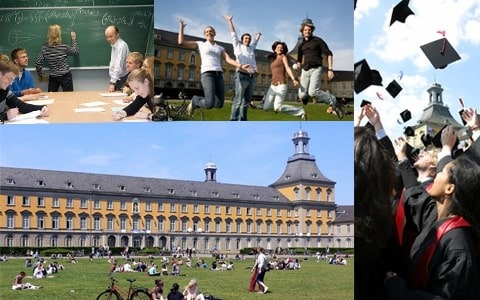
#> input picture Sheet00/bonn.jpeg, 480 x 300 px
$ python Sheet00_template.py
#> lines starting #> are read from the running program, lines starting #| are printed output that depends on the picture; after the words box and inside, x2 and y2 are one past the last pixel; in counts of white or black regions, pixels touching at a corner belong together
"""
Exercise 0 for MA-INF 2201 Computer Vision WS25/26
Introduction to OpenCV - Template
Python 3.12, OpenCV 4.11, NumPy 2.3.3
Image: bonn.jpeg
"""

import cv2
import numpy as np
import random
import string
import time

# ============================================================================
# Exercise 1: Read and Display Image (0.5 Points)
# ============================================================================
def exercise1():
    """
    Read and display the image bonn.jpeg.
    Print the image dimensions and data type.
    """
    print("Exercise 1: Read and Display Image")

    img = cv2.imread("bonn.jpeg")
#> img is the input picture: shape (300, 480, 3); mean B, G, R 127.7, 126.6, 121.8

    if img is None:
        raise FileNotFoundError("bonn.jpeg could not be loaded")

    cv2.imshow("bonn.jpeg", img)
    cv2.waitKey(0)
    cv2.destroyAllWindows()

    if img.ndim == 2:
        height, width = img.shape
        channels = 1
    else:
        height, width, channels = img.shape
#> height = 300; width = 480; channels = 3
    print(f"Image dimensions: {height} x {width} x {channels}")
#| Image dimensions: 300 x 480 x 3
    # TODO: Print image data type
    print(f"Image data type: {img.dtype}")
#| Image data type: uint8


    print("Exercise 1 completed!\n")
    return img


# ============================================================================
# Exercise 2: HSV Color Space (0.5 Points)
# ============================================================================
def exercise2(img):
    """
    Convert image to HSV color space and display all three channels separately.
    """
    print("Exercise 2: HSV Color Space")

    # TODO: Convert to HSV using cv2.cvtColor() with cv2.COLOR_BGR2HSV
    hsv = cv2.cvtColor(src=img, code=cv2.COLOR_BGR2HSV)
#> hsv: shape (300, 480, 3); mean H, S, V 70.4, 71.8, 143.5

    # TODO: Split HSV into H, S, V channels using cv2.()
    h, s, v = cv2.split(hsv)

    # TODO: Display all three channels
    cv2.imshow("channels h s v", cv2.hconcat([h,s,v]))
    cv2.waitKey(0)
    cv2.destroyAllWindows()
    # Hint: You can concatenate them horizontally using cv2.hconcat()

    print("Exercise 2 completed!\n")
    return hsv


# ============================================================================
# Exercise 3: Brightness Adjustment with Loops (1 Point)
# ============================================================================
def exercise3(img):
    """
    Add 50 to all pixel values and clip to [0, 255] using nested for-loops.
    Display original and brightened images side by side.
    """
    print("Exercise 3: Brightness Adjustment with Loops")

    # TODO: Create a copy of the image
    result = img.copy()

    # TODO: Get image dimensions
    dim = result.shape
#> dim = (300, 480, 3)
    print(f'Image dimensions: {dim}')
#| Image dimensions: (300, 480, 3)

    # TODO: Use nested for-loops to iterate through each pixel, add 50 to pixel value, and clip pixel value to [0, 255]
    for i in np.arange(dim[0]):
        for j in np.arange(dim[1]):
            result[i][j] = np.clip(a_min=0, a=img[i][j]+50, a_max=255)
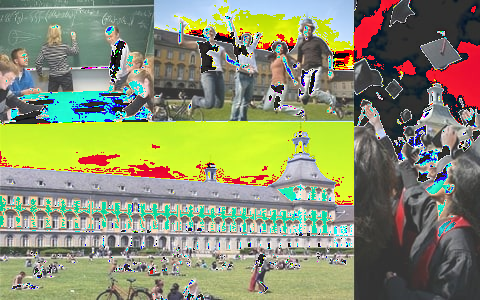
#> result: shape (300, 480, 3); mean B, G, R 110.8, 143.4, 137.5

    # TODO: Display original and result side by side
    cv2.imshow('Left: Original, Right: Brightness Adjustment', cv2.hconcat([img, result]))
    cv2.waitKey(0)
    cv2.destroyAllWindows()

    print("Exercise 3 completed!\n")
    return result


# ============================================================================
# Exercise 4: Vectorized Brightness Adjustment (1 Points)
# ============================================================================
def exercise4(img):
    """
    Perform the same brightness adjustment using NumPy in one line.
    Compare execution time with loop-based approach.
    """
    print("Exercise 4: Vectorized Brightness Adjustment")

    # TODO: Time the loop-based approach (from exercise 3)
    start_time_loop = time.time()
    result1 = img.copy()
    dim = result1.shape
#> dim = (300, 480, 3)
    for i in np.arange(dim[0]):
        for j in np.arange(dim[1]):
            result1[i][j] = np.clip(a_min=0, a=img[i][j]+50, a_max=255)
    end_time_loop = time.time()

    # TODO: Time the vectorized approach
    start_time_vec = time.time()
    result2 = np.clip(img + 50, 0, 255)
    end_time_vec = time.time()

    # TODO: Print execution times
    print(f"Loop-based approach: {end_time_loop - start_time_loop:.4f} seconds")
    print(f"Vectorized approach: {end_time_vec - start_time_vec:.4f} seconds")

    cv2.imshow('Left: Loop, Right: Vector', cv2.hconcat([result1, result2]))
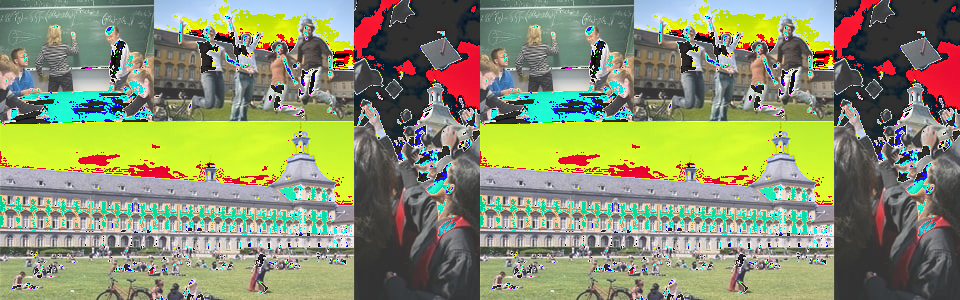
#> window 'Left: Loop, Right: Vector': shape (300, 960, 3); mean B, G, R 110.8, 143.4, 137.5
    cv2.waitKey(0)
    cv2.destroyAllWindows()

    print("Exercise 4 completed!\n")
    return result2


# ============================================================================
# Exercise 5: Extract and Paste Patch (0.5 Points)
# ============================================================================
def exercise5(img):
    """
    Extract a 32×32 patch from top-left corner and paste at 3 random locations.
    """
    print("Exercise 5: Extract and Paste Patch")

    # TODO: Extract 32x32 patch from top-left corner (starting at 0,0)
    patch_size = 32
    patch = img[0:patch_size, 0:patch_size].copy()

    # TODO: Create a copy of the image
    img_copy = img.copy()

    # TODO: Get image dimensions
    img_dim = img.shape
#> img_dim = (300, 480, 3)
    print(img_dim)
#| (300, 480, 3)

    # TODO: Generate 3 random locations and paste the patch
    # Use random.randint() and ensure patch fits within boundaries
    for i in range(3):
        height = random.randint(0, img_dim[0] - patch_size)
        width = random.randint(0, img_dim[1] - patch_size)
        img_copy[height:height + patch_size, width:width + patch_size] = patch
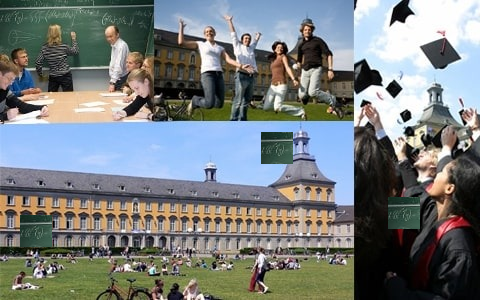
#> img_copy: shape (300, 480, 3); 2.13% of pixels changed, all inside (x1, y1, x2, y2) = (20, 132, 420, 247)

    cv2.imshow("Patch Pasted", img_copy)
    cv2.waitKey(0)
    cv2.destroyAllWindows()

    print("Exercise 5 completed!\n")


# ============================================================================
# Exercise 6: Binary Masking (0.5 Points)
# ============================================================================
def exercise6(img):
    """
    Create masked version showing only bright regions.
    Convert to grayscale, threshold at 128, use as mask.
    """
    print("Exercise 6: Binary Masking")

    # TODO: Convert to grayscale using cv2.cvtColor() with cv2.COLOR_BGR2GRAY
    gray = cv2.cvtColor(src=img, code=cv2.COLOR_BGR2GRAY)

    # TODO: Apply binary threshold at value 128
    # Use cv2.threshold() with cv2.THRESH_BINARY
    _, mask = cv2.threshold(src=gray, thresh=128, maxval=255, type=cv2.THRESH_BINARY)
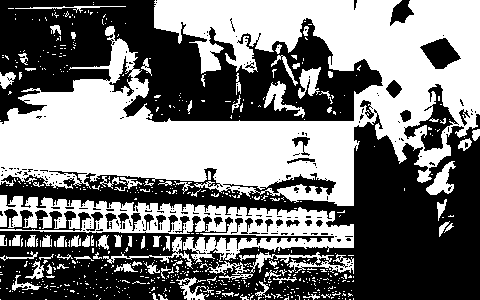
#> mask: shape (300, 480); 48.1% white; 633 white regions (550 under 20 px), largest, box (x1, y1, x2, y2) and area: (0, 0, 480, 206) 51190, (0, 195, 354, 264) 9049, (250, 252, 354, 274) 793

    # TODO: Apply mask to original color image
    # Hint: Use cv2.bitwise_and() with the mask
    masked = cv2.bitwise_and(src1=img, src2=img, mask=mask)

    cv2.imshow("Original, Mask, Masked", cv2.hconcat([img, cv2.cvtColor(mask, cv2.COLOR_GRAY2BGR), masked]))
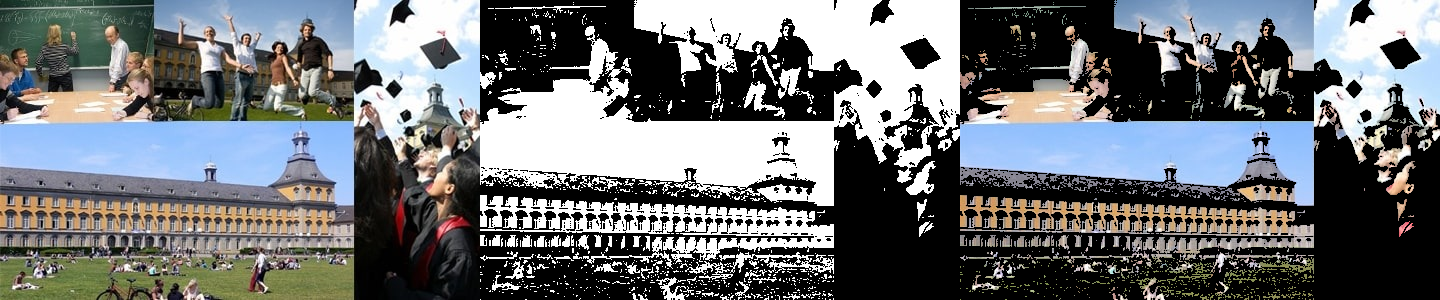
#> window 'Original, Mask, Masked': shape (300, 1440, 3); mean B, G, R 116.1, 113.7, 110.5
    cv2.waitKey(0)
    cv2.destroyAllWindows()

    print("Exercise 6 completed!\n")


# ============================================================================
# Exercise 7: Border and Annotations (1 Points)
# ============================================================================
def exercise7(img):
    """
    Add 20-pixel border and draw 5 circles and 5 text labels at random positions.
    """
    print("Exercise 7: Border and Annotations")

    bordered = cv2.copyMakeBorder(img, 20, 20, 20, 20, cv2.BORDER_CONSTANT, value=(0, 0, 0))

    height, width = bordered.shape[:2]
#> height = 340; width = 520

    max_radius = max(1, min(height, width) // 4)
#> max_radius = 85
    for _ in range(5):
        radius = random.randint(1, max_radius)
        center = (random.randint(0, width - 1), random.randint(0, height - 1))
        color = (
            random.randint(0, 255),
            random.randint(0, 255),
            random.randint(0, 255),
        )
        thickness = random.randint(1, 4)
        cv2.circle(bordered, center, radius, color, thickness, lineType=cv2.LINE_AA)
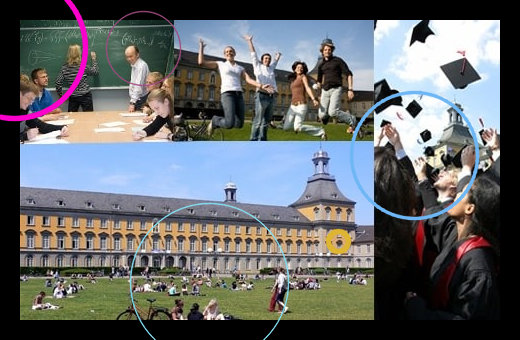
#> bordered: shape (340, 520, 3); mean B, G, R 106, 103.6, 100.5

    for _ in range(5):
        text = "".join(random.choices(string.ascii_uppercase, k=5))
        font = cv2.FONT_HERSHEY_SIMPLEX
        font_scale = random.uniform(0.5, 1.5)
        thickness = random.randint(1, 3)
        color = (
            random.randint(0, 255),
            random.randint(0, 255),
            random.randint(0, 255),
        )
        text_size, baseline = cv2.getTextSize(text, font, font_scale, thickness)
        max_x = max(0, width - text_size[0])
        org = (
            random.randint(0, max_x),
            random.randint(baseline, height - 1),
        )
        cv2.putText(bordered, text, org, font, font_scale, color, thickness, lineType=cv2.LINE_AA)
#> this loop made 5 passes
#> (text_size, baseline, max_x, org) on passes 1 to 5: ((70, 17), 7, 450, (163, 267)), ((94, 19), 9, 426, (46, 314)), ((50, 13), 6, 470, (45, 72)), ((104, 23), 10, 416, (347, 311)), ((130, 26), 12, 390, (249, 312))
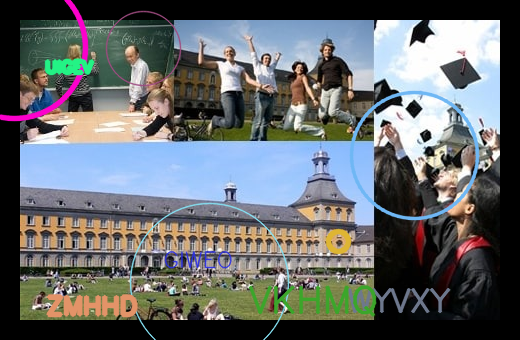
#> bordered: shape (340, 520, 3); 3.36% of pixels changed, all inside (x1, y1, x2, y2) = (44, 58, 452, 318)

    cv2.imshow("Exercise 7: Border and Annotations", bordered)
    cv2.waitKey(0)
    cv2.destroyAllWindows()

    print("Exercise 7 completed!\n")


# ============================================================================
# Main function
# ============================================================================
def main():
    """
    Run all exercises.
    """
    print("=" * 60)
    print("Exercise 0: Introduction to OpenCV")
    print("=" * 60 + "\n")

    # Uncomment the exercises you want to run:
    img = exercise1()
    if img is None:
        return
    exercise2(img)
    exercise3(img)
    exercise4(img)
    exercise5(img)
    exercise6(img)
    exercise7(img)

    print("=" * 60)
    print("All exercises completed!")
    print("=" * 60)


if __name__ == "__main__":
    main()
